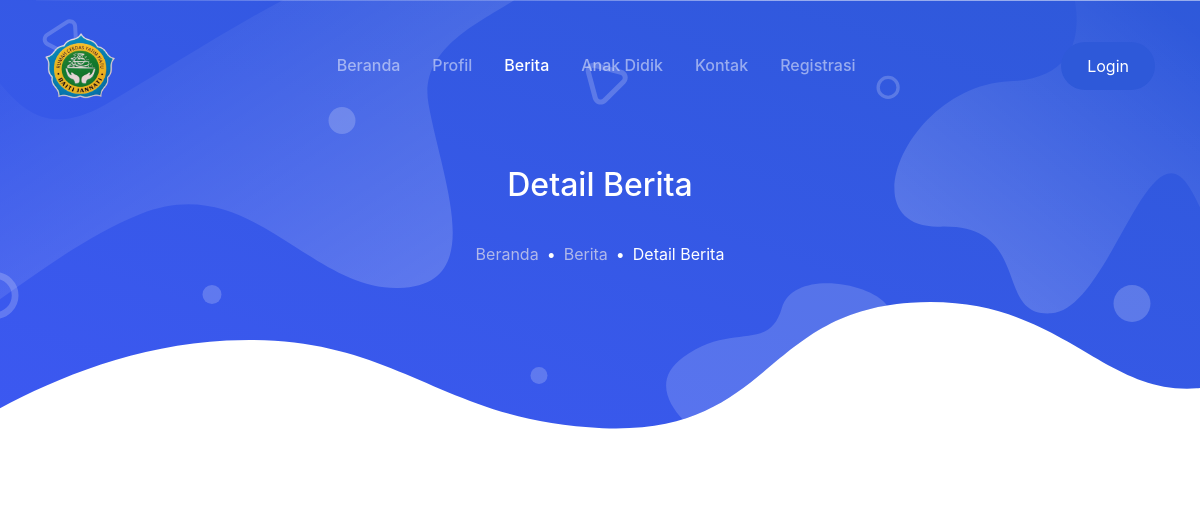
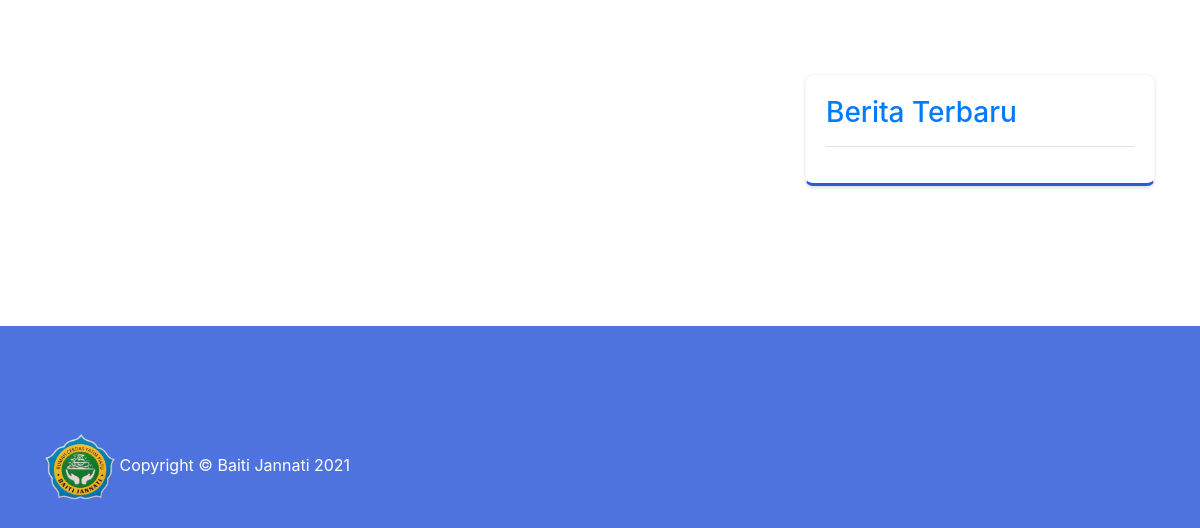
Page /berita/detail/3 on the earlier database version (2 pictures, top to bottom).
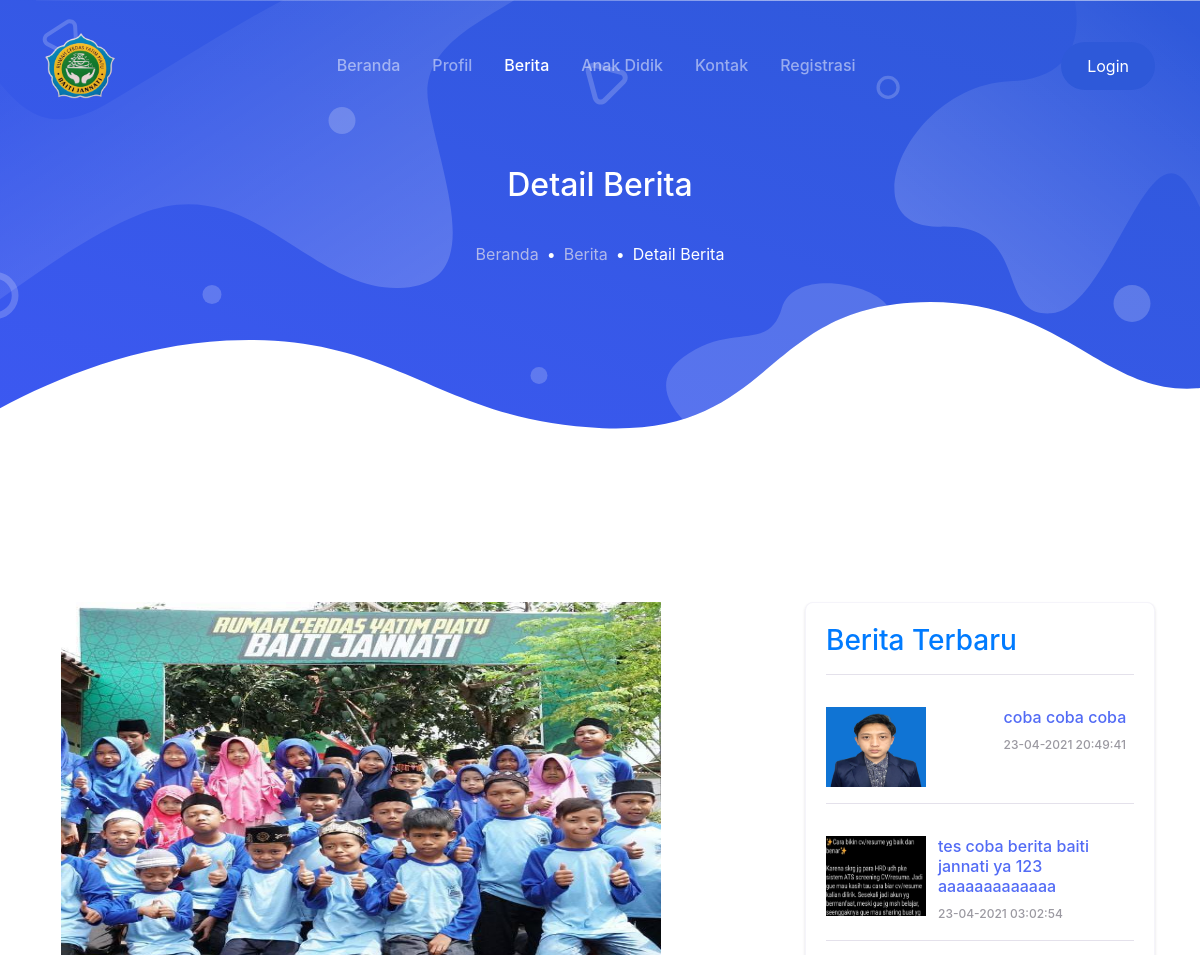
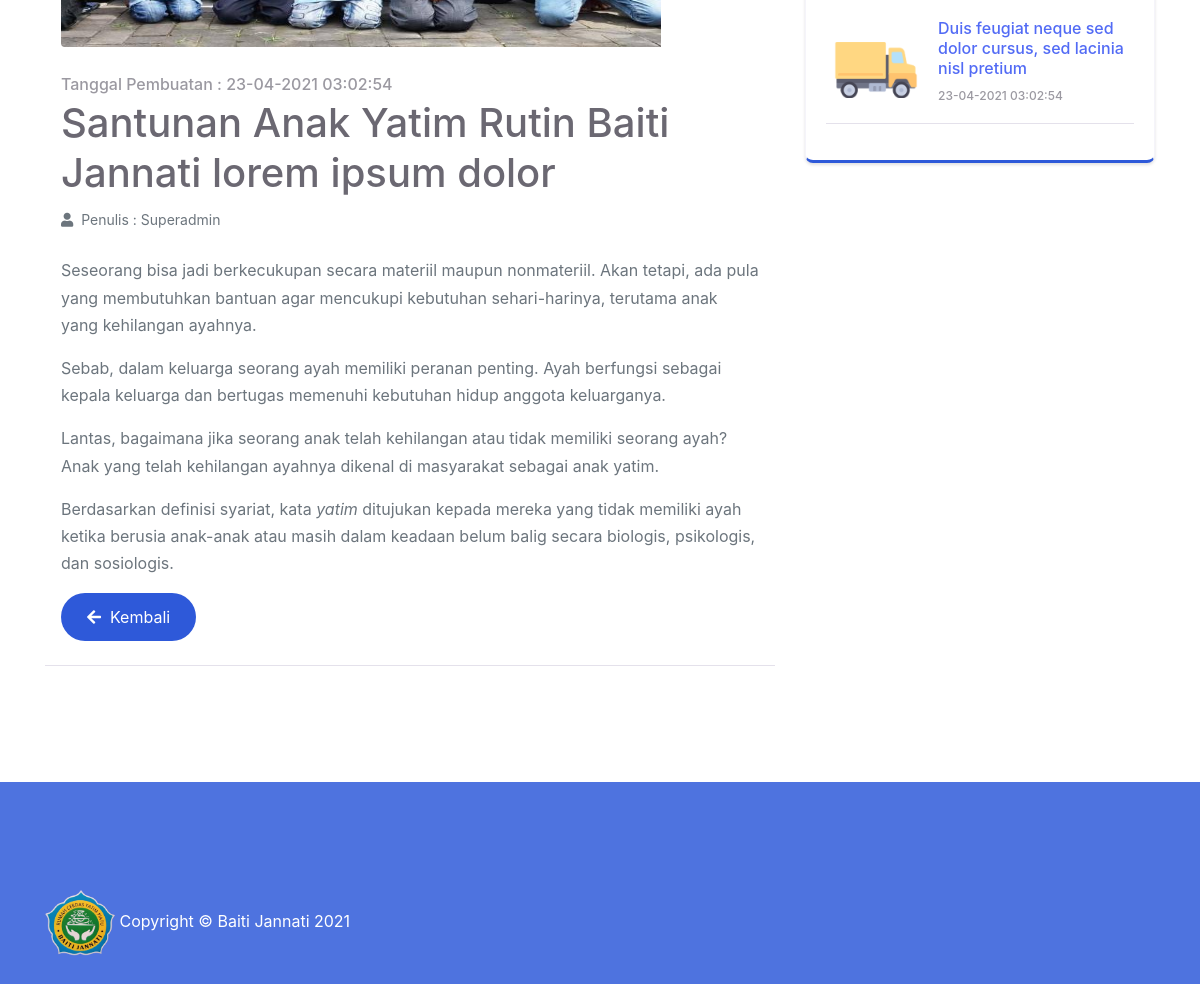
Same page on the later database version (2 pictures, top to bottom).
### tables this page shows
CREATE TABLE `berita` (
  `id_berita` int(11) NOT NULL,
  `id_user` int(11) NOT NULL,
  `judul` varchar(128) NOT NULL,
  `deskripsi` text NOT NULL,
  `foto` varchar(256) NOT NULL,
  `created_at` datetime NOT NULL DEFAULT current_timestamp(),
  `updated_at` datetime DEFAULT NULL ON UPDATE current_timestamp()
);

CREATE TABLE `user` (
  `id_user` int(11) NOT NULL,
  `name` varchar(128) NOT NULL,
  `email` varchar(128) NOT NULL,
  `image` varchar(128) NOT NULL,
  `password` varchar(256) NOT NULL,
  `role` enum('admin','donatur','pengurus') NOT NULL,
  `is_active` enum('aktif','pasif') NOT NULL,
  `date_created` int(11) NOT NULL,
  `last_login` timestamp NULL DEFAULT NULL ON UPDATE current_timestamp()
);

### application/controllers/berita.php (called while the page is built, shortened)
<?php
class Berita extends CI_Controller
{
    public function __construct()
    {
        $this->load->model('admin/Berita_model');
        $this->load->model('admin/Pengurus_model');
        $this->load->model('admin/User_model');
        $this->load->library('form_validation');
        $this->load->library('pagination');
    }
    public function detail($id_berita)
    {
        $data['title'] = 'Baiti Jannati | Detail Berita';
        $data['user'] = $this->User_model->getUser($this->session->userdata('email'));
        $data['berita'] = $this->Berita_model->getBerita($id_berita);
        $data['beritaTerbaru'] = $this->Berita_model->showBeritaTerbaru();
        $this->load->view('template/header', $data);
        $this->load->view('detail_berita', $data);
        $this->load->view('template/footer', $data);
    }
}

### index.php (called while the page is built, shortened)
<?php
require_once BASEPATH.'core/CodeIgniter.php';

### application/helpers/web_helper.php (called while the page is built, shortened)
<?php
function activate_menu($menu)
{
    $ci = get_instance();
    $classname = $ci->router->fetch_class();
    return $classname == $menu ? 'active' : '';
}

### application/models/admin/berita_model.php (called while the page is built, shortened)
<?php
class Berita_model extends CI_Model
{
    public function showBeritaTerbaru()
    {
        $this->db->select('berita.*, user.name');
        $this->db->join('user', 'berita.id_user = user.id_user');
        $this->db->limit(3);
        $this->db->order_by('id_berita', 'DESC');
        return $this->db->get('berita')->result();
    }
    public function getBerita($id_berita)
    {
        $this->db->select('berita.*, user.name');
        $this->db->join('user', 'berita.id_user = user.id_user');
        return $this->db->get_where('berita', ['id_berita' => $id_berita])->result();
    }
}

### application/views/detail_berita.php (the view)
<body>
    <main>
        <div class="page-hero-section bg-image hero-mini"
            style="background-image: url(<?= base_url(); ?>assets/user/img/hero_mini.svg);">
            <div class="hero-caption">
                <div class="container fg-white h-100">
                    <div class="row justify-content-center align-items-center text-center h-100">
                        <div class="col-lg-6">
                            <h3 class="mb-4 fw-medium">Detail Berita</h3>
                            <nav aria-label="breadcrumb">
                                <ol class="breadcrumb breadcrumb-dark justify-content-center bg-transparent">
                                    <li class="breadcrumb-item"><a href="<?= base_url('beranda') ?>">Beranda</a>
                                    </li>
                                    <li class="breadcrumb-item"><a href="<?= base_url('berita') ?>">Berita</a></li>
                                    <li class="breadcrumb-item active" aria-current="page">Detail Berita</li>
                                </ol>
                            </nav>
                        </div>
                    </div>
                </div>
            </div>
        </div>
        <div class="page-section">
            <div class="container">
                <div class="row">
                    <div class="col-lg-8 py-3">
                        <?php foreach ($berita as $ad) : ?>
                        <article class="blog-single-entry">
                            <div class="post-thumbnail">
                                <img src="<?= base_url('assets/images/berita/') . $ad->foto ?>" alt=""
                                    style="width:600px; height:400px;">
                            </div>
                            <div class="post-date">
                                Tanggal Pembuatan : <?=  date('d-m-Y H:i:s', strtotime($ad->created_at)); ?>
                            </div>
                            <div class="text-primary">
                                <h1 class="post-title"><?= $ad->judul ?></h1>
                            </div>
                            <div class="entry-meta mb-4">
                                <div class="meta-item entry-author">
                                    <div class="text-muted">
                                        <i class="fas fa-user"></i>&nbsp; Penulis : <?= $ad->name ?>
                                    </div>
                                </div>
                            </div>
                            <div class="entry-content">
                                <div class="text-muted">
                                    <?= $ad->deskripsi ?>
                                </div>
                            </div>
                            <a href="<?= base_url('berita'); ?>" class="btn btn-primary rounded-pill"> <i
                                    class="fas fa-arrow-left"></i>&nbsp;&nbsp;Kembali</a>
                        </article>
                        <?php endforeach ?>
                    </div>
                    <div class="col-lg-4 py-3">
                        <div class="widget-wrap">
                            <h4 class="widget-title text-primary">Berita Terbaru</h4>
                            <hr>
                            <?php foreach ($beritaTerbaru as $ad) : ?>
                            <div class="blog-widget">
                                <div class="blog-img">
                                    <img src="<?= base_url('assets/images/berita/') . $ad->foto ?>" alt=""
                                        style="width:100px; height:100px;">
                                </div>
                                <div class="entry-footer">
                                    <div class="blog-title mb-2"><a
                                            href="<?= base_url() . 'berita/detail/' . $ad->id_berita ?>"><?= $ad->judul ?></a>
                                    </div>
                                    <div class="meta">
                                        <a href="#"><span class="icon-calendar"></span>
                                            <?=  date('d-m-Y H:i:s', strtotime($ad->created_at)); ?></a>
                                    </div>
                                </div>
                            </div>
                            <?php endforeach ?>
                        </div>
                    </div>
                </div>
            </div>
        </div>
    </main>
</body>

### application/views/template/header.php (shortened to what this page needs)
<!DOCTYPE html>
<html lang="en">
<head>
    <link rel="stylesheet" href="<?= base_url(); ?>assets/user/css/maicons.css">
    <link rel="stylesheet" href="<?= base_url(); ?>assets/user/vendor/animate/animate.css">
    <link rel="stylesheet" href="<?= base_url(); ?>assets/user/vendor/owl-carousel/css/owl.carousel.min.css">
    <link rel="stylesheet" href="<?= base_url(); ?>assets/user/css/bootstrap.css">
    <link rel="stylesheet" href="<?= base_url(); ?>assets/user/css/mobster.css">
    <link href="<?= base_url(); ?>assets/vendor/fontawesome-free/css/all.min.css" rel="stylesheet" type="text/css">
</head>
<nav class="navbar navbar-expand-lg navbar-dark navbar-floating">
    <div class="container">
        <a class="navbar-brand" href="<?= base_url('beranda') ?>">
            <img src="<?= base_url(); ?>assets/user/logo.png" alt="" width="70">
        </a>
        <div class="collapse navbar-collapse" id="navbarToggler">
            <ul class="navbar-nav ml-auto mt-3 mt-lg-0">
                <li class="nav-item <?= activate_menu('beranda') ?>">
                    <a class="nav-link" href="<?= base_url('beranda') ?>">Beranda</a>
                </li>
                <li class="nav-item <?= activate_menu('profile') ?>">
                    <a class="nav-link" href="<?= base_url('profile') ?>">Profil</a>
                </li>
                <li class="nav-item <?= activate_menu('berita') ?>">
                    <a class="nav-link" href="<?= base_url('berita') ?>">Berita</a>
                </li>
                <li class="nav-item <?= activate_menu('anak_didik') ?>">
                    <a class="nav-link" href="<?= base_url('anak_didik') ?>">Anak Didik</a>
                </li>
                <li class="nav-item <?= activate_menu('kontak') ?>">
                    <a class="nav-link" href="<?= base_url('kontak') ?>">Kontak</a>
                </li>
                <li class="nav-item <?= activate_menu('Auth') ?>">
                    <a class="nav-link" href="<?= base_url('Auth/registration') ?>">Registrasi</a>
                </li>
            </ul>
            <div class="ml-auto my-2 my-lg-0">
                <a href="<?= base_url('auth'); ?>" class="btn btn-primary rounded-pill">Login</a>
            </div>
        </div>
    </div>
</nav>

### application/views/template/footer.php (shortened to what this page needs)
</html>
<div class="page-footer-section bg-primary fg-white">
    <div class="container">
        <div class="row">
            <div class="col-12 col-md-6 py-2">
                <img src="<?= base_url(); ?>assets/user/logo.png" alt="" width="70">
                <span>Copyright &copy; Baiti Jannati <?= date('Y') ?></span>
            </div>
        </div>
    </div>
</div>

### assets/user/css/mobster.css (style rules this page uses)
:root { --primary: #4e73df; --secondary: #A52EFF; --success: #0ABF9E; --warning: #E89E09; --info: #4699F8; --danger: #F13057; --indigo: #602FDA; --dark: #383340; --light: #F0EEF5; --gray: #6b6872; --white: #fff; --font-family: 'Quicksand', Arial, Helvetica, sans-serif; --line-height: 1.7; --font-family-sans-serif: "Nunito", -apple-system, BlinkMacSystemFont, "Segoe UI", Roboto, "Helvetica Neue", Arial, sans-serif, "Apple Color Emoji", "Segoe UI Emoji", "Segoe UI Symbol", "Noto Color Emoji"; --font-family-monospace: SFMono-Regular, Menlo, Monaco, Consolas, "Liberation Mono", "Courier New", monospace; }
body { font-family: "Nunito", -apple-system, BlinkMacSystemFont, "Segoe UI", Roboto, "Helvetica Neue", Arial, sans-serif, "Apple Color Emoji", "Segoe UI Emoji", "Segoe UI Symbol", "Noto Color Emoji"; font-size: 16px; line-height: 1.7; color: #383340; }
a { color: #526bf5; }
h1, h2, h3, h4, h5, h6, .h1, .h2, .h3, .h4, .h5, .h6 { line-height: 1.25; }
h1, .h1 { font-size: 3rem; }
h3, .h3 { font-size: 2rem; }
h4, .h4 { font-size: 1.75rem; }
hr { border-color: #E4E1EB; }
.fw-medium { font-weight: 500 !important; }
.bg-primary { background-color: var(--primary) !important; }
.fg-white { color: #fff !important; }
.bg-image { background-size: cover; background-position: center center; background-repeat: no-repeat; }
.btn { padding: 10px 24px; border-width: 2px; }
.btn-primary { color: #ffffff; background-color: #2e59d9; border-color: transparent !important; }
.breadcrumb { background-color: #F0EEF5; }
.breadcrumb-item { font-size: 16px; }
.breadcrumb-item + .breadcrumb-item::before { content: "\2022"; color: var(--primary); }
.breadcrumb-item a { color: #6b6872; }
.breadcrumb-item.active { color: var(--primary); }
.breadcrumb-dark { background-color: #383340; }
.breadcrumb-dark .breadcrumb-item + .breadcrumb-item::before { color: #fff; }
.breadcrumb-dark .breadcrumb-item a { color: rgba(228, 225, 235, 0.7); }
.breadcrumb-dark .breadcrumb-item.active { color: #fff; }
.navbar-floating { position: absolute; top: 0; left: 0; width: 100%; z-index: 99; }
.navbar-nav .nav-link { font-weight: 500; }
.navbar-expand-lg.navbar-floating.navbar-dark { background-color: #383340; box-shadow: 0 1px 6px rgba(56, 51, 64, 0.1); }
@media (min-width: 992px) { .navbar-expand-lg.navbar-floating { top: 20px; } }
@media (min-width: 992px) { .navbar-expand-lg .navbar-nav .nav-link { padding-left: 16px; padding-right: 16px; } }
@media (min-width: 992px) { .navbar-expand-lg.navbar-floating.navbar-dark { background-color: transparent; box-shadow: none; } }
.page-hero-section { position: relative; height: 100vh; }
.page-hero-section .hero-caption { height: 100%; }
.page-section { position: relative; padding-top: 100px; padding-bottom: 100px; }
.page-section:not(.fg-white) h1, .page-section:not(.fg-white) h2, .page-section:not(.fg-white) h3 { color: #6b6872; }
.page-footer-section { position: relative; padding-top: 100px; padding-bottom: 20px; background-color: #F0EEF5; }
.hero-mini { height: 462px; }
.entry-meta { position: relative; display: block; padding-left: 0; list-style: none; }
.meta-item { display: inline-block; margin-right: 12px; font-size: 14px; }
.blog-single-entry { display: block; padding: 24px 16px; border-bottom: 1px solid #E4E1EB; }
.blog-single-entry .post-thumbnail { position: relative; display: block; margin-bottom: 24px; width: 100%; height: 100%; overflow: hidden; border-radius: 4px; }
.blog-single-entry .post-thumbnail img { width: 100%; height: 100%; }
.blog-single-entry .post-title { font-size: 40px; }
.blog-single-entry .post-date { font-weight: 500; color: #9b99a1; }
.widget-wrap { position: relative; display: block; padding: 20px; margin-top: 24px; margin-bottom: 24px; background-color: #fff; border-radius: 8px; border: 1px solid #f5f4fa; border-bottom: 3px solid #2e59d9; box-shadow: 0 2px 3px rgba(51, 47, 58, 0.15); z-index: 3; }
.widget-title { margin-bottom: 16px; }
.blog-widget { display: -ms-flexbox; display: flex; flex-direction: row; padding: 16px 0 16px 0; margin-bottom: 16px; border-bottom: 1px solid #E4E1EB; }
.blog-widget .blog-img { flex: 1 0 auto; margin-right: 12px; width: 100px; height: 80px; overflow: hidden; }
.blog-widget .blog-img img { width: 100%; height: 100%; }
.blog-title { font-size: 16px; font-weight: 500; line-height: normal; }
.blog-widget .meta { font-size: 12px; font-weight: 500; }
.blog-widget .meta a { display: inline-block; margin-right: 8px; color: #9b99a1; }

Differences in the rows shown:
now on this page (row edited): berita: foto (picture), created_at "23-04-2021 03:02:54", judul "Santunan Anak Yatim Rutin Baiti Jannati lorem ipsum dolor", id_user.name "Superadmin", deskripsi "Seseorang bisa jadi berkecukupan secara materiil maupun nonmateriil. Akan tetapi, ada pula yang membutuhkan bantuan agar mencukupi kebutuhan sehari-harinya, terutama anak yang kehilangan ayahnya. Sebab, dalam keluarga seorang ayah memiliki peranan penting. Ayah berfungsi sebagai kepala keluarga dan bertugas memenuhi kebutuhan hidup anggota keluarganya. Lantas, bagaimana jika seorang anak telah kehilangan atau tidak memiliki seorang ayah? Anak yang telah kehilangan ayahnya dikenal di masyarakat sebagai anak yatim. Berdasarkan definisi syariat, kata yatim ditujukan kepada mereka yang tidak memiliki ayah ketika berusia anak-anak atau masih dalam keadaan belum balig secara biologis, psikologis,…", shown under "Detail Berita"
added berita: foto (picture), judul "coba coba coba", created_at "23-04-2021 20:49:41", shown under "Berita Terbaru"
now on this page (row edited): berita: foto (picture), judul "tes coba berita baiti jannati ya 123 aaaaaaaaaaaaa", created_at "23-04-2021 03:02:54", shown under "Berita Terbaru"
now on this page (row edited): berita: foto (picture), judul "Duis feugiat neque sed dolor cursus, sed lacinia nisl pretium", created_at "23-04-2021 03:02:54", shown under "Berita Terbaru"
